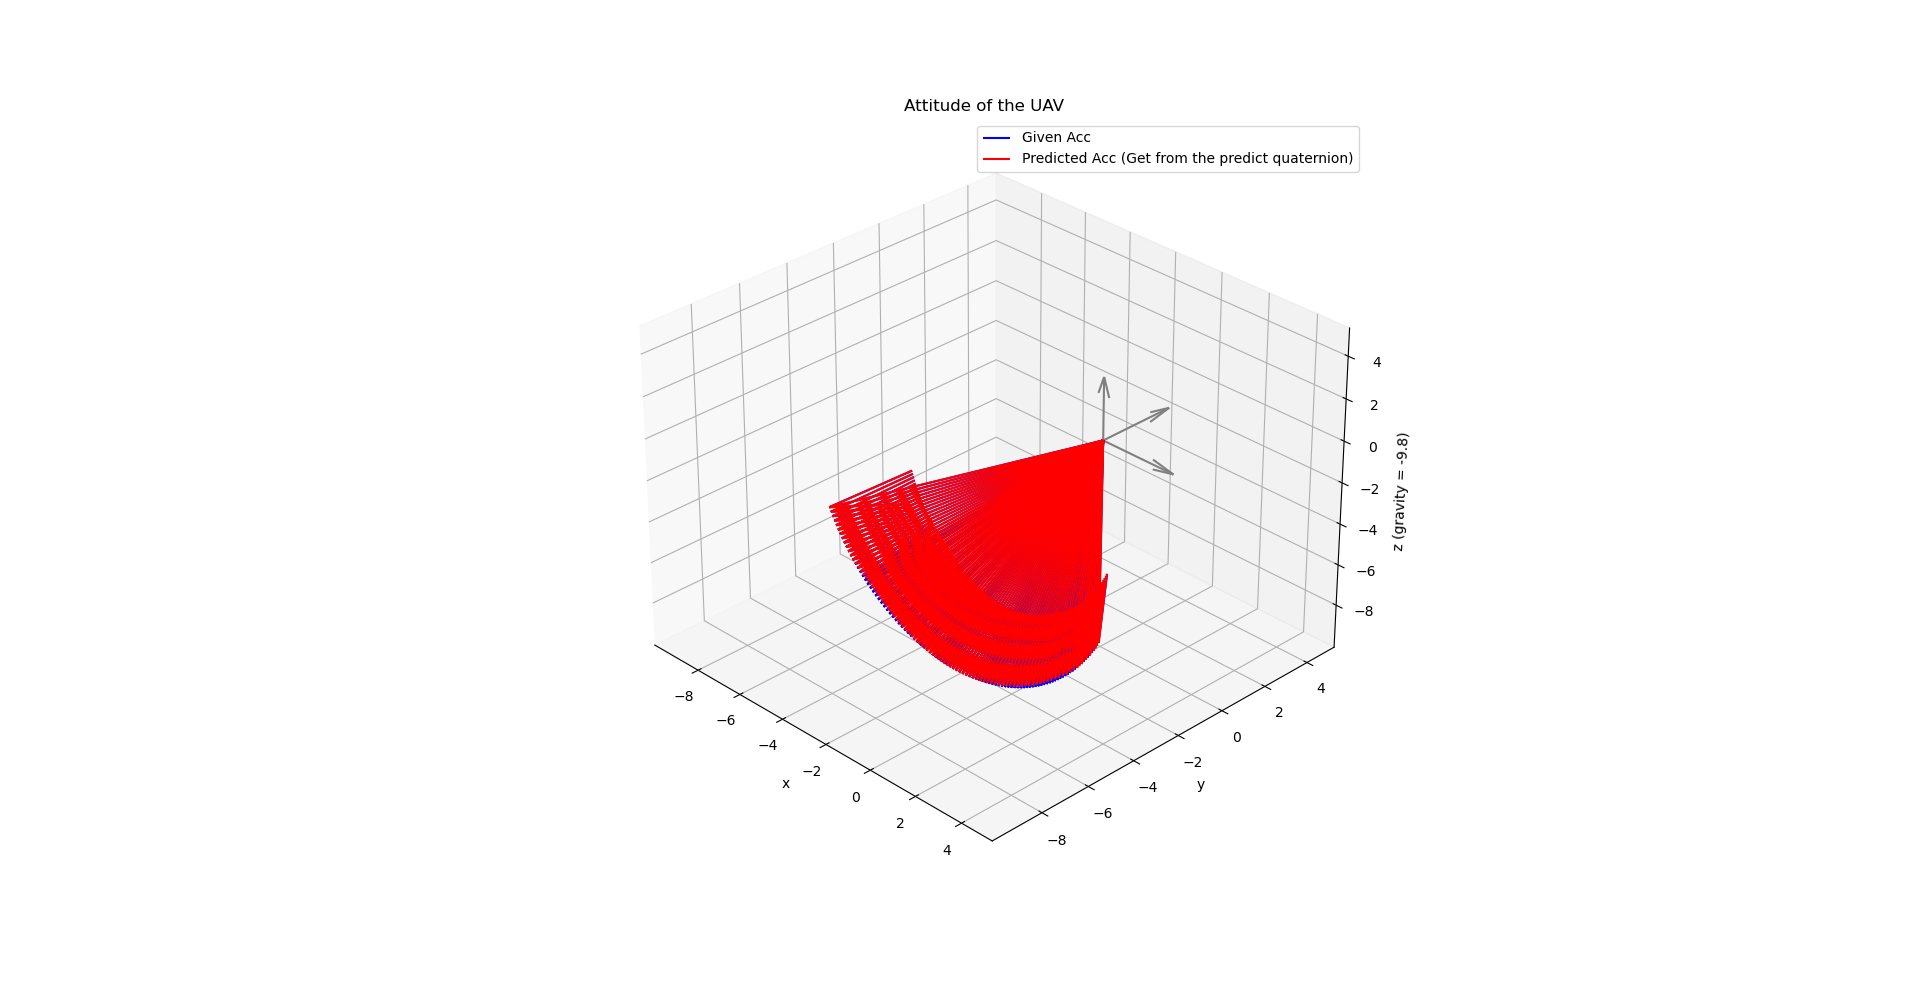

The Python source for this figure:
import pandas as pd
import numpy as np
import math
from pyquaternion import Quaternion
import matplotlib.pyplot as plt
from mpl_toolkits.mplot3d import Axes3D
import numpy as np

# Read Dataset, save for the validation
df = pd.read_excel (r'HW5-2.xls')
given = df.to_numpy()

# Turn into numpy array
ax = df.loc[:,["ax"]].to_numpy()
ay = df.loc[:,["ay"]].to_numpy()
az = df.loc[:,["az"]].to_numpy()

data_amount = 100
iteration = 500
alpha = 0.001
Data = np.zeros([100,4])


q = np.array([1,0,0,0])
q_predict = np.zeros([100,4])


for i in range(data_amount):
    for j in range(iteration):
        norA = math.sqrt(ax[i,0]*ax[i,0]+ay[i,0]*ay[i,0]+az[i,0]*az[i,0])
        ax_n = ax[i,0]/norA
        ay_n = ay[i,0]/norA
        az_n = az[i,0]/norA
        # define cost function, due to the d = [ 0 0 0 -9.8], the calculation becomes much simpler
        # also do not want the negative gravity to mislead us, so use normalization to avoid the 9.8 in the equation
        c_x = -2*(q[1]*q[3] - q[0]*q[2]) - ax_n
        c_y = -2*(q[0]*q[1] - q[2]*q[3]) - ay_n
        c_z = -2*(0.5 - q[1]*q[1] - q[2]*q[2]) - az_n
        f = np.array([c_x,c_y,c_z])
        
        # to compute the gradient , we need to compute the jacobian
        # array([[2*q[2],  -2*q[3],   2*q[0],    -2*q[2]],
        #        [-2*q[1], -2*q[0], -2*q[3],  -2*q[2]],
        #        [0,       4*q[1],   4*q[3],    0]])
        J = np.array([[2*q[2],-2*q[3],2*q[0],-2*q[2]],[-2*q[1],-2*q[0],-2*q[3],-2*q[2]],[0,4*q[1],4*q[3],0]])
        
        # compute gradient
        G = (J.T).dot(f)
        norG = math.sqrt(G[0]*G[0]+G[1]*G[1]+G[2]*G[2]+G[3]*G[3])
        G = G/norG
        
        # Find the quaternion
        q = q - alpha * G.T
        
        norq = math.sqrt(q[0]*q[0]+q[1]*q[1]+q[2]*q[2]+q[3]*q[3])
        q = q/norq
        
    # Final result
    q_predict[i,0] = q[0]
    q_predict[i,1] = q[1]
    q_predict[i,2] = q[2]
    q_predict[i,3] = q[3]
    
    
    # Check if this quaternion can turn Earth frame to Body frame accurately
    q1 = Quaternion(q[0],q[1],q[2],q[3])
    q1_inv = q1.inverse
    E = Quaternion(0,0,0,-9.8)
    q2 = q1_inv*E*q1
    
    
    for k in range(4):
        Data[i,k] = q2[k]
    
    
    
# Abandon the first term (it's 0)    
Data = Data[:,1:]


# Save Data
df = pd.DataFrame (Data)
filepath = 'Acc_predict.xlsx'
df.to_excel(filepath, index=False)

df = pd.DataFrame (q_predict)
filepath = 'Quaternion_predict.xlsx'
df.to_excel(filepath, index=False)




# For drawing purpose, add the original point
Given_draw = np.zeros((100,6))
Data_draw = np.zeros((100,6))
Data_draw[:,3:] = Data
Given_draw[:,3:] = given

# Plot two trajectory, one is given data, the other is our predict one
soa1 = Data_draw
soa2 = Given_draw

X1, Y1, Z1, U1, V1, W1 = zip(*soa1)
X2,Y2,Z2,U2,V2,W2 = zip(*soa2)
fig = plt.figure()
ax = fig.add_subplot(111, projection='3d')


l1 = ax.quiver(X1, Y1, Z1, U1, V1, W1, color='r',pivot = 'tail',length = 1)
l2 = ax.quiver(X2, Y2, Z2, U2, V2, W2, color='b',pivot = 'tail',length = 1)

ax.quiver(0, 0, 0, 3, 0, 0,  color='gray',pivot = 'tail',length = 1)
ax.quiver(0, 0, 0, 0, 3, 0,  color='gray',pivot = 'tail',length = 1)
ax.quiver(0, 0, 0, 0, 0, 3,  color='gray',pivot = 'tail',length = 1)


ax.set_xlim([-9.8, 5])
ax.set_ylim([-9.8, 5])
ax.set_zlim([-9.8, 5])

ax.set_xlabel('x')
ax.set_ylabel('y')
ax.set_zlabel('z (gravity = -9.8)')
plt.title("Attitude of the UAV")
plt.legend(handles=[l2,l1],labels=['Given Acc','Predicted Acc (Get from the predict quaternion)'],loc='best')

plt.show()
